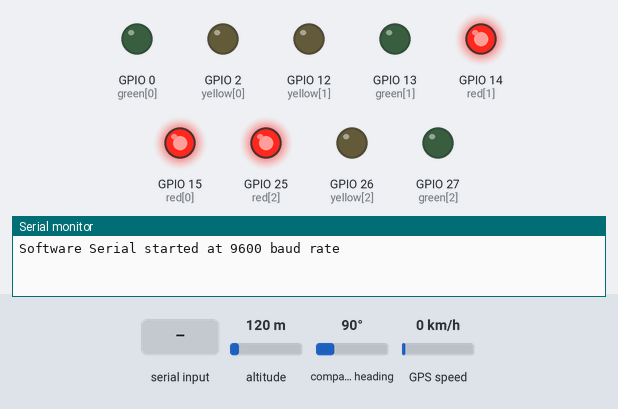
A sketch run on a simulated ESP32. Shown: output pins drawn as LEDs (lit = HIGH), the last lines printed to the serial monitor. The test bench sets the inputs (shaded band); at power-on: altitude 120 m, compass heading 90°, GPS speed 0 km/h. WiFi joins after 1.5 s; servers stay silent unless stated; the GPS gets a fix after 3 s at 37.7749, -122.4194 with 8 satellites.

Above: at 3.0 s.
3.1 s: "k#" received over Serial
At 6.2 s:
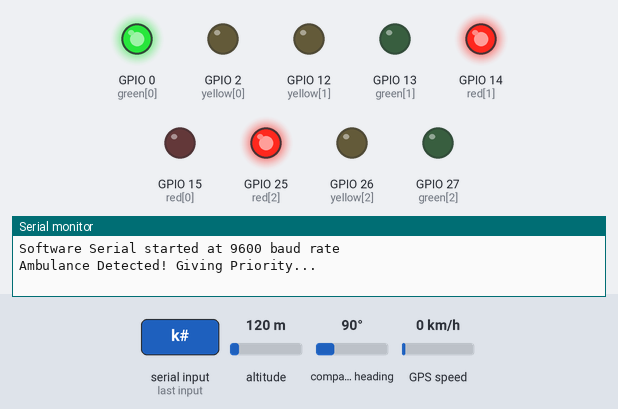
7.3 s: "k#" received over Serial
At 11.3 s:
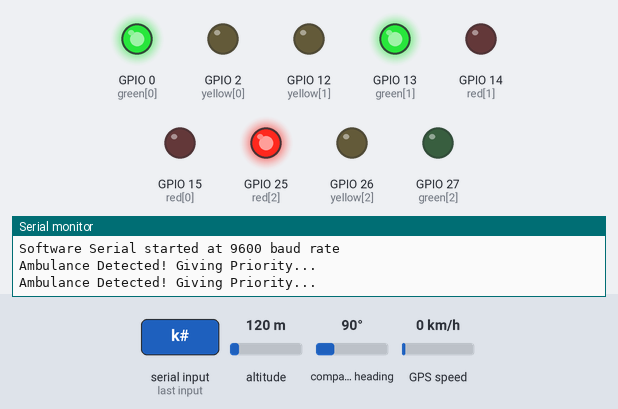
At 19.8 s:
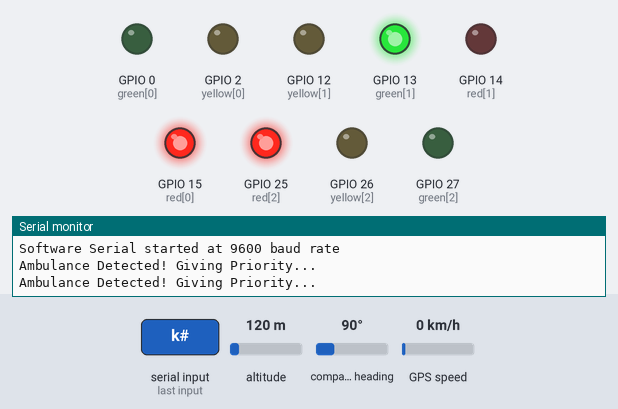
Timing chart, 0 to 23.3 s (numbered marks = the images above; inputs shaded):
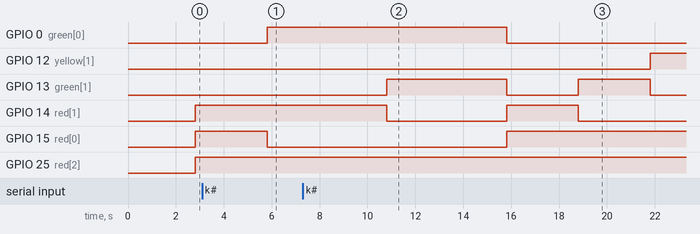

Measured:
- after the input at 7.3 s, GPIO 0 (green[0]): HIGH → LOW after 8.5 s instead of 3.5 s; GPIO 15 (red[0]): LOW → HIGH after 8.5 s instead of 3.5 s; GPIO 25 (red[2]): stays HIGH (without the input it goes to LOW after 15.5 s); GPIO 27 (green[2]): stays LOW (without the input it goes to HIGH after 15.5 s)

The sketch:

Code2.ino
```cpp
//gps
#include <TinyGPS++.h>
#include <SoftwareSerial.h>

// blynk
#define BLYNK_PRINT Serial
#include <WiFi.h>
#include <WiFiClient.h>
#include <BlynkSimpleEsp32.h>

#define BLYNK_TEMPLATE_ID "TMPL3HtWBWtXV"
#define BLYNK_TEMPLATE_NAME "SMART AMBULANCE"
#define BLYNK_AUTH_TOKEN "5gZk8tjdIMuGYvgbmQNUTeAf_gJ5Fg3M"

// gps pin
const int GPS_RX=32;
const int GPS_TX=33;

// traffic light - pins conneced
int red[] = {15, 14, 25};
int yellow[] = {2, 12, 26};
int green[] = {0, 13, 27};

String ambulance="";
int i;

float  latitude;
 float  longitude;


#define GPS_BAUD 9600

// The TinyGPS++ object
TinyGPSPlus gps;

// Create an instance of Software Serial
SoftwareSerial gpsSerial(GPS_RX, GPS_TX);


// Blynk
char auth[] = "5gZk8tjdIMuGYvgbmQNUTeAf_gJ5Fg3M";
char ssid[] = "KNJ";
char pass[] = "karthi2004";


void setup() {
Serial.begin(115200);
// Start Serial 2 with the defined RX and TX pins and a baud rate of 9600
  gpsSerial.begin(GPS_BAUD);

  Blynk.begin(auth, ssid, pass,"blynk.cloud",80);

  latitude = 0;
  longitude = 0;

  Blynk.virtualWrite(V1, 0);
  Blynk.virtualWrite(V0, 0);

  Serial.println("Software Serial started at 9600 baud rate");
for (i=0;i<=2;i++)
{
  pinMode(red[i],OUTPUT);
  pinMode(yellow[i],OUTPUT);
  pinMode(green[i],OUTPUT);
}
}

void loop()
{
  Blynk.run();
// gps
unsigned long start = millis();

  while (millis() - start < 1000) {
    while (gpsSerial.available() > 0) {

    char c = gpsSerial.read();
   // Serial.print(c);  // Print raw GPS data
    gps.encode(c);
    }
    if (gps.location.isUpdated())
    {
      latitude = (gps.location.lat());
  longitude = (gps.location.lng());

    Serial.print("LAT:  ");
    Serial.println(latitude, 6);
    Serial.print("LONG: ");
    Serial.println(longitude, 6);

    Blynk.virtualWrite(V1, latitude);
    Blynk.virtualWrite(V0, longitude);
    }
    else
    {
      Blynk.virtualWrite(V1,"10.3736");
      Blynk.virtualWrite(V0,"76.0840");
    }
  }

 // traffic light
 for(i=0;i<3;i++)
{
 emergency();

   // normal traffic operation
   for (int j = 0; j < 3; j++)
{
    if (j != i)
    {  // If it's not the current traffic light
        digitalWrite(red[j], HIGH);
        digitalWrite(yellow[j], LOW);
        digitalWrite(green[j], LOW);
    }
}

emergency();

// Red light
    digitalWrite(red[i], HIGH);
    digitalWrite(yellow[i], LOW);
    digitalWrite(green[i], LOW);
    delay(3000);  // Red for 3 seconds

   if (emergency()==1)
    continue;

// Green light
    digitalWrite(red[i], LOW);
    digitalWrite(yellow[i], LOW);
    digitalWrite(green[i], HIGH);
    delay(3000);  // Green for 3 seconds

    if (emergency()==1)
    continue;

// Orange (Yellow) light
    digitalWrite(red[i], LOW);
    digitalWrite(yellow[i], HIGH);
    digitalWrite(green[i], LOW);
    delay(2000);  // Yellow for 2 second


 if (emergency()==1)
    continue;
    // Red light
    digitalWrite(red[i], HIGH);
    digitalWrite(yellow[i], LOW);
    digitalWrite(green[i], LOW);
    delay(1000);  // Red for 1 seconds

     emergency();

}

}


int emergency()
{
   if (Serial.available() > 0)
{
    ambulance = Serial.readStringUntil('#');
 }

  if (ambulance == "k")
{
  Serial.println("Ambulance Detected! Giving Priority...");

//  Turn all other signals RED
    for (int j = 1; j < 3; j++)
    {
     // Turn signals 2 and 3 red only if they are NOT already red

            if (digitalRead(red[j]) == LOW)
            {  // If not already red
                digitalWrite(green[j], LOW);
                digitalWrite(yellow[j], HIGH);
                delay(500);
                digitalWrite(yellow[j], LOW);
                digitalWrite(red[j], HIGH);
                delay(1000);
            }
        }


 // Check if the first traffic light is already green
        if (digitalRead(green[0]) == LOW)
        {
            // Turn traffic light 1 green only if it isn't already green
           // digitalWrite(red[0], LOW);
          //  digitalWrite(yellow[0], HIGH);
           // delay(2000);  // Yellow for 2 second
             digitalWrite(red[0], LOW);
            digitalWrite(yellow[0], LOW);
            digitalWrite(green[0], HIGH);
            delay(5000);  // Green for 5 seconds
           // digitalWrite(green[0], LOW);
        }
        else
        {
         digitalWrite(red[i], LOW);
         digitalWrite(yellow[i], LOW);
         digitalWrite(green[i], HIGH);
         delay(5000);  // Green for 5 seconds

        }

      ambulance="";
      return 1;

}
     return 0;
}
```
